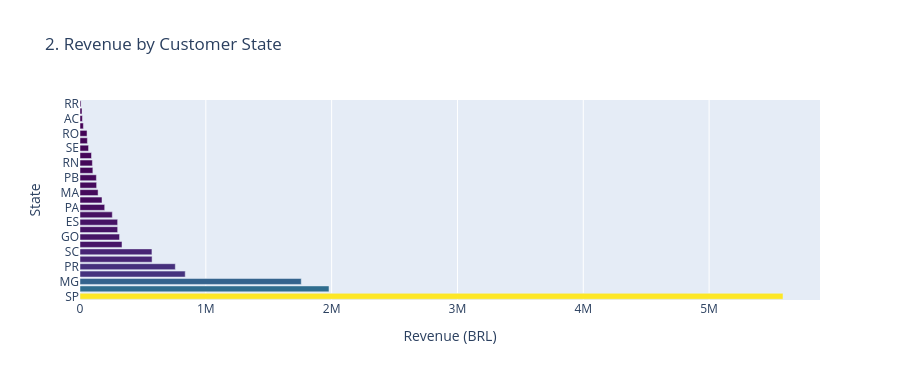

Notebook source saved alongside this figure:
### Code cell
state_revenue = (
    order_df.groupby("customer_state", as_index=False)["order_value"]
    .sum()
    .sort_values("order_value", ascending=False)
)

fig2 = px.bar(
    state_revenue,
    x="order_value",
    y="customer_state",
    orientation="h",
    title="2. Revenue by Customer State",
    color="order_value",
    color_continuous_scale="Viridis",
    labels={"customer_state": "State", "order_value": "Revenue (BRL)"},
)
fig2.update_layout(height=380, coloraxis_showscale=False)

### Figure 1 — Plotly figure (JSON) as saved in the notebook; plotly's stock layout.template omitted (floating-point values rounded to 4 significant figures)
{"data": [{"hovertemplate": "Revenue (BRL)=%{marker.color}<br>State=%{y}<extra></extra>", "legendgroup": "", "marker": {"color": [5587000.0, 1979000.0, 1758000.0, 836300.0, 757600.0, 572900.0, 571800.0, 333800.0, 314400.0, 299400.0, 299100.0, 256700.0, 196300.0, 175100.0, 143700.0, 132200.0, 130300.0, 102300.0, 98390.0, 91290.0, 67970.0, 58750.0, 55920.0, 26760.0, 18920.0, 16070.0, 8302.0], "coloraxis": "coloraxis", "pattern": {"shape": ""}}, "name": "", "orientation": "h", "showlegend": false, "textposition": "auto", "type": "bar", "x": [5587000.0, 1979000.0, 1758000.0, 836300.0, 757600.0, 572900.0, 571800.0, 333800.0, 314400.0, 299400.0, 299100.0, 256700.0, 196300.0, 175100.0, 143700.0, 132200.0, 130300.0, 102300.0, 98390.0, 91290.0, 67970.0, 58750.0, 55920.0, 26760.0, 18920.0, 16070.0, 8302.0], "xaxis": "x", "y": ["SP", "RJ", "MG", "RS", "PR", "BA", "SC", "DF", "GO", "PE", "ES", "CE", "PA", "MT", "MA", "MS", "PB", "PI", "RN", "AL", "SE", "TO", "RO", "AM", "AC", "AP", "RR"], "yaxis": "y"}], "layout": {"barmode": "relative", "coloraxis": {"colorbar": {"title": {"text": "Revenue (BRL)"}}, "colorscale": [[0, "#440154"], [0.1111, "#482878"], [0.2222, "#3e4989"], [0.3333, "#31688e"], [0.4444, "#26828e"], [0.5556, "#1f9e89"], [0.6667, "#35b779"], [0.7778, "#6ece58"], [0.8889, "#b5de2b"], [1, "#fde725"]], "showscale": false}, "height": 380, "legend": {"tracegroupgap": 0}, "title": {"text": "2. Revenue by Customer State"}, "xaxis": {"anchor": "y", "domain": [0, 1], "title": {"text": "Revenue (BRL)"}}, "yaxis": {"anchor": "x", "domain": [0, 1], "title": {"text": "State"}}}}
